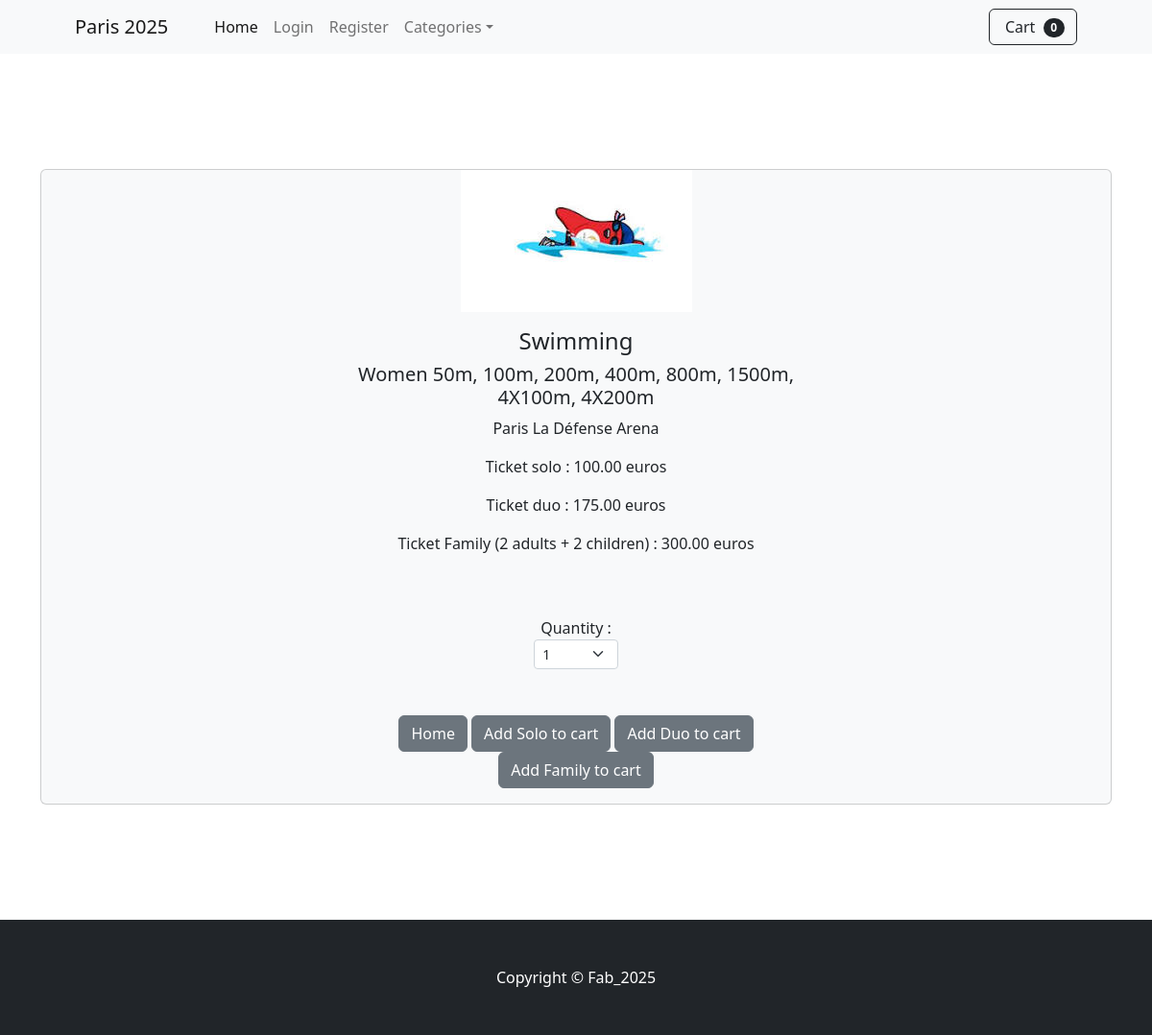
The app's page /product/4 with its own data.
### store/models.py (models this page shows, shortened)
class Product(models.Model):
    name = models.CharField(max_length=100)
    solo_price = models.DecimalField(default=0, decimal_places=2, max_digits=6)
    duo_price = models.DecimalField(default=0, decimal_places=2, max_digits=6)
    family_price = models.DecimalField(default=0, decimal_places=2, max_digits=6)
    category = models.ForeignKey(Category, on_delete=models.CASCADE, default=1)
    description = models.CharField(max_length=250, default='', blank=True, null=True)
    image = models.ImageField(upload_to='uploads/product/')

class Category(models.Model):
    name = models.CharField(max_length=50)
    def __str__(self):
        return self.name
    class Meta:
        verbose_name_plural = 'categories'

### store/views.py (the view)
# urls.py: path('product/<int:pk>',views.product, name = 'product'),
def product(request, pk):
    product = Product.objects.get(id=pk)
    return render(request, 'product.html', {'product':product})

### cart/cart.py (called while the page is built)
    def __len__(self):
        return sum(item['quantity'] for item in self.cart.values())

### cart/context_processors.py (called while the page is built)
def cart(request):
    return {'cart' : Cart(request)}

### store/templates/product.html (shortened to what this page needs)
{% extends 'base.html' %}
{% block content%}
<br/>
<br/>
<br/>
<br/>
<div class="container">
    <br/>
    <div class="card bg-light mb-4">
        <div class="row g-0">
        <center>
            <div class="col-md-6">
                <img src="{{ product.image.url }}" class="img-fluid" alt="Category image might be missing">
            </div>
            <div class="col-md-6">
                <div class="card-body">
                <h4 class="card-title">{{ product.category }}</h4>
                <h5 class="card-title">{{ product.name }}</h5>
                <p class="card-text">{{ product.description }}</p>
                <p class="card-text">Ticket solo : {{ product.solo_price}} euros</p>
                <p class="card-text">Ticket duo : {{ product.duo_price }} euros</p>
                <p class="card-text">Ticket Family (2 adults + 2 children) : {{ product.family_price }} euros</p>
                <br/>
                <br/>
                <div class="row-justify-content-center">
                    <div class="col-md-2">Quantity : </div>
                    <div class="col-md-2">
                <select class="form-select form-select-sm" id="qty-cart">
                    <option value="1">1</option>
                    </select>
                    </div>
                </div>
                <br/>
                <br/>
                <a href="{% url 'home' %}" class="btn btn-secondary">Home</a>
                <button type="button" value="{{  product.id  }}" class="btn btn-secondary" id="add-cart">Add Solo to cart</button>
                <button type="button" value="{{  product.id  }}" class="btn btn-secondary" id="add-cart">Add Duo to cart</button>
                <button type="button" value="{{  product.id  }}" class="btn btn-secondary" id="add-cart">Add Family to cart</button>
            </div>
        </center>
        </div>
    </div>
</div>
<br/>
<br/>
<br/>
<br/>
{% endblock %}

### records on screen
Product: image (picture), category "Swimming", name "Women 50m, 100m, 200m, 400m, 800m, 1500m, 4X100m, 4X200m", description "Paris La Défense Arena", solo_price "100.00", duo_price "175.00", family_price "300.00"

### other values on screen
{{ cart|length }} "0"
